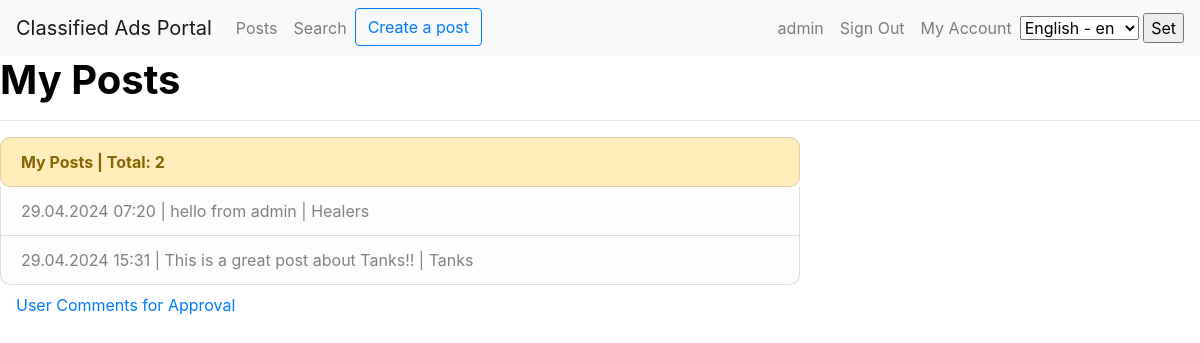
/accounts/profile/ (signed in), run on the app's committed database.
### adsboard/models.py (models this page shows, shortened)
class Post(models.Model):
    author = models.ForeignKey(User, on_delete=models.CASCADE, related_name='posts')
    title = models.CharField(max_length=128)
    content = RichTextField(blank=True, null=True)
    post_time = models.DateTimeField(auto_now_add=True)
    category = models.ManyToManyField(Category, through='PostCategory', related_name='categorys')

class Category(models.Model):
    name = models.CharField(max_length=128, unique=True, help_text="Category name")

### adsboard/views.py (the view)
# urls.py: path('accounts/profile/', MyPostList.as_view(), name='profile'),
class MyPostList(ListView):
    model = Post
    ordering = "-post_time"
    template_name = 'mypost_list.html'
    paginate_by = 5
    def get(self, request):
        myposts = Post.objects.filter(author=User.objects.get(username=request.user))
        if len(myposts) == 0:
            context = {
                'No_posts': "_",
            }
        else:
            context = {
                'MyPosts': myposts,
                'posts_count' : len(myposts)
            }
        return HttpResponse(render(request, 'mypost_list.html', context))

### adsboard/templatetags/custom_filters.py (called while the page is built)
@register.filter
def format_time(value, format_string='d.m.Y  H:i'):
    return date(value, format_string)

### templates/mypost_list.html (shortened to what this page needs)
{% extends 'default.html' %}
{% load custom_filters %}
{% load custom_tags %}
{% load i18n %}
{% block content %}
<h1 align="left" style="color: #000000"><b>{% trans "My Posts" %}</b></h1>
<hr>
<div align="left" class="form-group" style=" width: 800px">
    <div class="list-group" style="border-radius:10px; display: flex">
        <a class="list-group-item list-group-item list-group-item-warning" style="height: 50px; border-radius:10px">
            <div style="width:88%; float:left; font-weight:bold">
                <p>{% trans "My Posts" %} | {% trans "Total:" %} {% if posts_count%} {{posts_count}} {%endif%}</p>
            </div>
        </a>
        {% if MyPosts %}
            {% for post in MyPosts %}
                <a href="{% url 'mypost_detail' post.id %}" class="list-group-item list-group-item-action list-group-item-light">
                    <div style="width:90%;float: left;">
                        {{post.post_time|format_time}}
                        |
                        {{post.title}}
                        |
                        {{post.category.all.first.name}}
                    </div>
                </a>
            {%endfor%}
        {% endif %}
    </div>
    <a class="nav-link" href="/usercomments">User Comments for Approval</a>
</div>
{% endblock content %}

### templates/default.html (shortened to what this page needs)
{% load static %}
{% load i18n %}
<!DOCTYPE html>
<html lang="en">
<head>
    <link href="https://stackpath.bootstrapcdn.com/bootstrap/4.5.2/css/bootstrap.min.css" rel="stylesheet">
    <link href="{% static 'style.css' %}" rel="stylesheet">
</head>
<body id="bg" style="background-image: url('static/image/home-background.png');">
    <nav class="navbar navbar-expand-lg navbar-light bg-light">
        <a class="navbar-brand" href="/">{% trans "Classified Ads Portal" %}</a>
        <div class="collapse navbar-collapse" id="mynavbar">
            <ul class="navbar-nav me-auto">
                <li class="nav-item">
                    <a class="nav-link" href="/posts/">{% trans "Posts" %}</a>
                </li>
                <li class="nav-item">
                    <a class="nav-link" href="/search/">{% trans "Search" %}</a>
                </li>
                <li class="nav-item">
                    {% if user.is_authenticated %}
                    <form action="/posts/create/" method="post">
                        <button type="submit" class="btn btn-outline-primary">{% trans "Create a post" %}</button>
                    </form>
                    {% endif %}
                </li>
            </ul>
            <ul class="navbar-nav ml-auto">
                {% if request.user.is_authenticated %}
                <li class="nav-item">
                    <a class="nav-link user-link">{{ request.user }}</a>
                </li>
                <li class="nav-item ">
                    <a class="nav-link" href="/accounts/logout">{% trans "Sign Out" %}</a>
                </li>
                <li class="nav-item">
                    <a class="nav-link" href="/accounts/profile">{% trans "My Account" %}</a>
                </li>
                {% endif %}
            </ul>
        </div>
        <div>
                <form action="{% url 'set_language' %}" method="POST" style="display: inline-block;">
                    {% get_current_language as LANGUAGE_CODE %}
                    <select name="language">
                        {% get_available_languages as LANGUAGES %}
                        {% get_language_info_list for LANGUAGES as languages %}
                        {% for language in languages %}
                            <option value="{{ language.code }}" > {{ language.name_local }} - {{ language.code }}
                            </option>
                        {% endfor %}
                    </select>
                    <input type="submit" value="{% trans 'Set' %}">
                </form>
            </div>
    </nav>
    {% block content%}
    {% endblock %}
</body>
</html>

### data on the page
Post: post_time "29.04.2024 07:20", title "hello from admin", category.all.first.name "Healers"
Post: post_time "29.04.2024 15:31", title "This is a great post about Tanks!!", category.all.first.name "Tanks"

### other printed values
{{ request.user }} "admin"
{{ posts_count }} "2"
form field language "English - en"
